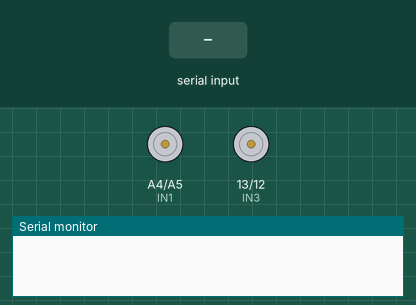
Simulated run of this sketch. Board: Arduino Uno, built with avr-gcc and run on an emulated ATmega328P. On the bench: motor-driver pin pairs drawn as motors (green arrow = first pin HIGH = forward, orange = second pin HIGH = backward, longer = more drive, scaled by the enable pin), the last lines printed to the serial monitor. The inputs (shaded band) are chosen by the test bench.

Above: at 1.2 s.
1.3 s: "F" received over Serial
At 1.9 s:
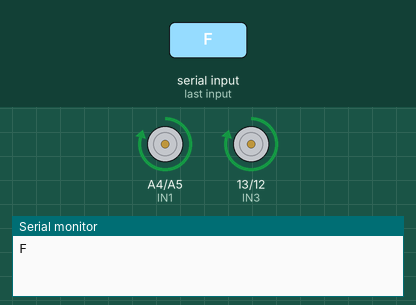
2.8 s: "B" received over Serial
At 4.0 s:
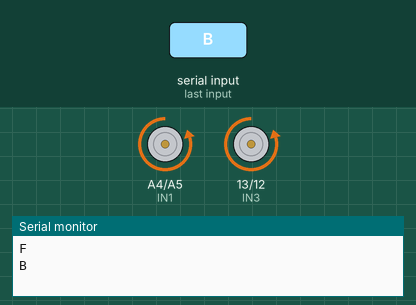
4.3 s: "L" received over Serial
At 5.3 s:
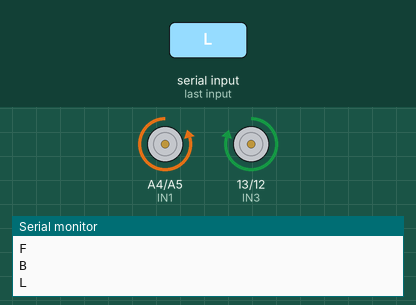
5.8 s: "R" received over Serial
At 6.5 s:
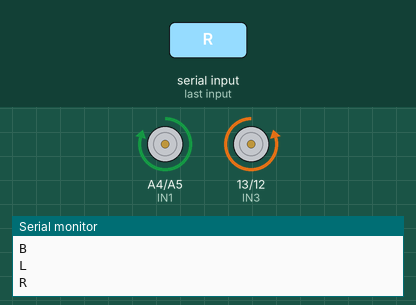
Timing chart, 0 to 8.3 s (numbered marks = the images above; inputs shaded):
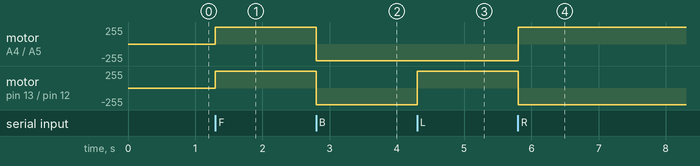

The sketch:

BlueTooth_HC-05.ino
```cpp
int IN1 = A4;
int IN2 = A5;
int IN3 = 13;
int IN4 = 12;
int ENA = 3;
int ENB = 11;


int L_Speed = 250;
int R_Speed = 250;


char command;


void Run();
void Stop();
void Left();
void Right();

void setup()
{

  pinMode(IN1, OUTPUT);
  pinMode(IN2, OUTPUT);
  pinMode(IN3, OUTPUT);
  pinMode(IN4, OUTPUT);


  pinMode(ENA, OUTPUT);
  pinMode(ENB, OUTPUT);

  Serial.begin(9600);
}

void loop() {


  if (Serial.available()) {
    command = Serial.read();
    Serial.println(command);

    if (command == 'F') {
      Run();
    }
    else if (command == 'B') {
      analogWrite(ENA, L_Speed);
      analogWrite(ENB, R_Speed);
      digitalWrite(IN1, LOW);
      digitalWrite(IN2, HIGH);
      digitalWrite(IN3, LOW);
      digitalWrite(IN4, HIGH);
    }
    else if (command == 'L') {
      Left();
    }
    else if (command == 'R') {
      Right();
    }
    else if (command == 'S') {
      Stop();
    }
  }
}

void Run()
{
  analogWrite(ENA, L_Speed);
  analogWrite(ENB, R_Speed);
  digitalWrite(IN1, HIGH);
  digitalWrite(IN2, LOW);
  digitalWrite(IN3, HIGH);
  digitalWrite(IN4, LOW);
}

void Stop()
{
  analogWrite(ENA, 0);
  analogWrite(ENB, 0);
  digitalWrite(IN1, LOW);
  digitalWrite(IN2, LOW);
  digitalWrite(IN3, LOW);
  digitalWrite(IN4, LOW);
}

void Left()
{
  analogWrite(ENA, 250);
  analogWrite(ENB, 250);
  digitalWrite(IN1, LOW);
  digitalWrite(IN2, HIGH);
  digitalWrite(IN3, HIGH);
  digitalWrite(IN4, LOW);
}

void Right()
{
  analogWrite(ENA, 250);
  analogWrite(ENB, 250);
  digitalWrite(IN1, HIGH);
  digitalWrite(IN2, LOW);
  digitalWrite(IN3, LOW);
  digitalWrite(IN4, HIGH);
}
```

Measured:
- after the input at 1.3 s, motor on A4 (IN1) / A5 (IN2), motor on pin 13 (IN3) / pin 12 (IN4): stopped → forward 250/255 at once
- after the input at 2.8 s, motor on A4 (IN1) / A5 (IN2), motor on pin 13 (IN3) / pin 12 (IN4): forward 250/255 → backward 250/255 at once
- after the input at 4.3 s, motor on pin 13 (IN3) / pin 12 (IN4): backward 250/255 → forward 250/255 at once
- after the input at 5.8 s, motor on A4 (IN1) / A5 (IN2): backward 250/255 → forward 250/255 at once; motor on pin 13 (IN3) / pin 12 (IN4): forward 250/255 → backward 250/255 at once
